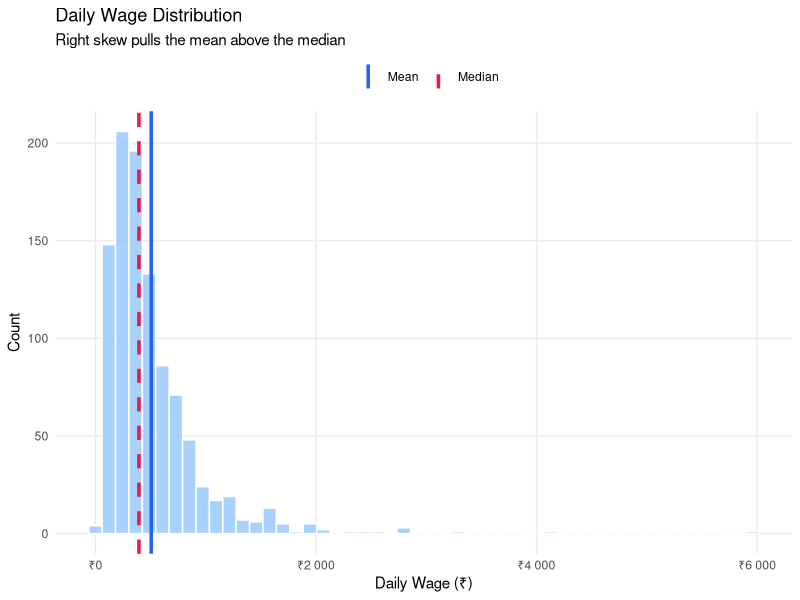
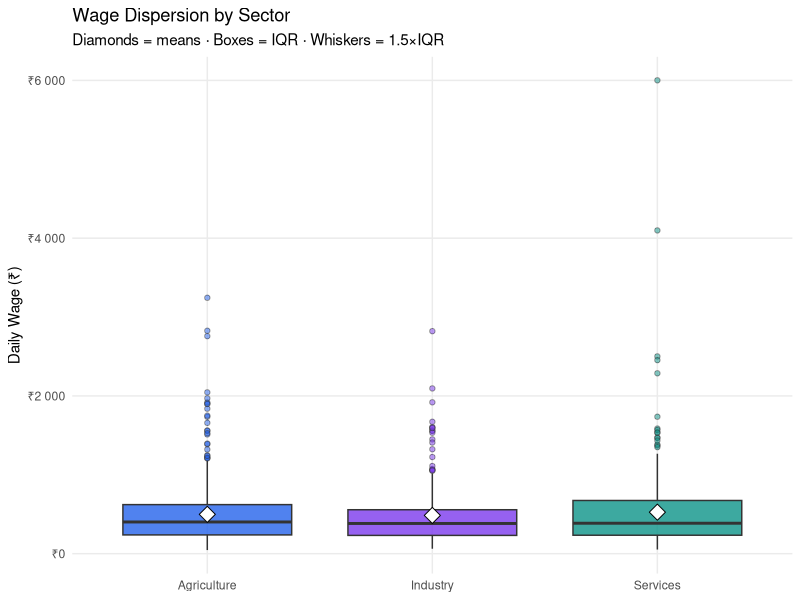

The R source for these figures, in order:
## ---- chunk 1
#| message: false
library(tidyverse)
library(knitr)

# Simulate Labour Force Survey data
set.seed(2025)
n <- 1000

lfs_data <- data.frame(
  age       = round(rnorm(n, 35, 12)) |> pmax(15) |> pmin(70),
  wage      = exp(rnorm(n, log(400), 0.7)) |> round(),
  edu_years = sample(0:20, n, replace = TRUE, 
                     prob = dpois(0:20, 8) + 0.01),
  gender    = sample(c("Male","Female"), n, replace = TRUE, prob=c(.6,.4)),
  state     = sample(c("Haryana","UP","Bihar","Maharashtra","Karnataka"), 
                     n, replace = TRUE),
  sector    = sample(c("Agriculture","Industry","Services"), n, 
                     replace = TRUE, prob = c(.4,.2,.4))
)

glimpse(lfs_data)
## ---- chunk 2
wage_stats <- lfs_data |>
  summarise(
    Mean   = mean(wage),
    Median = median(wage),
    Mode   = as.numeric(names(sort(table(round(wage,-2)), decreasing=TRUE)[1])),
    SD     = sd(wage),
    IQR    = IQR(wage),
    Min    = min(wage),
    Max    = max(wage),
    Skewness = (mean(wage) - median(wage)) / sd(wage) * 3  # Pearson's approx
  ) |>
  pivot_longer(everything(), names_to = "Statistic", values_to = "Value") |>
  mutate(Value = round(Value, 2))

kable(wage_stats, caption = "Descriptive Statistics for Daily Wage (₹)")
## ---- chunk 3
#| fig-height: 4
#| fig-cap: "Wage distribution showing mean vs median divergence due to right skew"

ggplot(lfs_data, aes(x = wage)) +
  geom_histogram(bins = 50, fill = "#93c5fd", alpha = 0.8, color = "white") +
  geom_vline(aes(xintercept = mean(wage), linetype = "Mean"), 
             color = "#2563eb", linewidth = 1.2) +
  geom_vline(aes(xintercept = median(wage), linetype = "Median"), 
             color = "#e11d48", linewidth = 1.2) +
  scale_linetype_manual(name = "", values = c("Mean"="solid","Median"="dashed")) +
  scale_x_continuous(labels = scales::label_number(prefix = "₹")) +
  labs(title = "Daily Wage Distribution",
       subtitle = "Right skew pulls the mean above the median",
       x = "Daily Wage (₹)", y = "Count") +
  theme_minimal(base_size = 11) +
  theme(legend.position = "top", panel.grid.minor = element_blank())
## ---- chunk 4
#| fig-height: 5

# Boxplot comparison across sectors
ggplot(lfs_data, aes(x = sector, y = wage, fill = sector)) +
  geom_boxplot(alpha = 0.8, outlier.shape = 21, outlier.alpha = 0.5,
               outlier.size = 1.5) +
  stat_summary(fun = mean, geom = "point", shape = 23, 
               size = 4, fill = "white", color = "black") +
  scale_fill_manual(values = c("#2563eb","#7c3aed","#0d9488")) +
  scale_y_continuous(labels = scales::label_number(prefix = "₹")) +
  labs(title = "Wage Dispersion by Sector",
       subtitle = "Diamonds = means · Boxes = IQR · Whiskers = 1.5×IQR",
       x = NULL, y = "Daily Wage (₹)") +
  theme_minimal(base_size = 11) +
  theme(legend.position = "none", panel.grid.minor = element_blank())
## ---- chunk 5
dispersion_by_sector <- lfs_data |>
  group_by(sector) |>
  summarise(
    n      = n(),
    Mean   = round(mean(wage)),
    SD     = round(sd(wage)),
    `CV (%)` = round(sd(wage)/mean(wage)*100, 1),
    Median = round(median(wage)),
    IQR    = round(IQR(wage)),
    .groups = "drop"
  )

kable(dispersion_by_sector, 
      caption = "Dispersion measures by sector (CV = Coefficient of Variation)")
## ---- chunk 6
five_num <- lfs_data |>
  group_by(gender) |>
  summarise(
    Min    = min(wage),
    Q1     = quantile(wage, 0.25),
    Median = median(wage),
    Q3     = quantile(wage, 0.75),
    Max    = max(wage),
    .groups = "drop"
  )

kable(five_num, digits = 0, 
      caption = "Five-number summary by gender (₹)")
## ---- chunk 7
#| fig-height: 4

# IQR method for outlier detection
wage_bounds <- lfs_data |>
  summarise(
    Q1  = quantile(wage, 0.25),
    Q3  = quantile(wage, 0.75),
    IQR = IQR(wage),
    lower = Q1 - 1.5 * IQR,
    upper = Q3 + 1.5 * IQR
  )

lfs_outliers <- lfs_data |>
  mutate(is_outlier = wage < wage_bounds$lower | wage > wage_bounds$upper)

cat("Outliers detected (IQR method):", sum(lfs_outliers$is_outlier), "\n")
cat("That's", round(mean(lfs_outliers$is_outlier)*100, 1), "% of observations\n")
## ---- chunk 8
# Sector by state distribution
cross_tab <- lfs_data |>
  count(sector, gender) |>
  pivot_wider(names_from = gender, values_from = n) |>
  mutate(Total = Male + Female,
         `Female Share (%)` = round(Female/Total*100, 1))

kable(cross_tab, caption = "Employment distribution by sector and gender")
